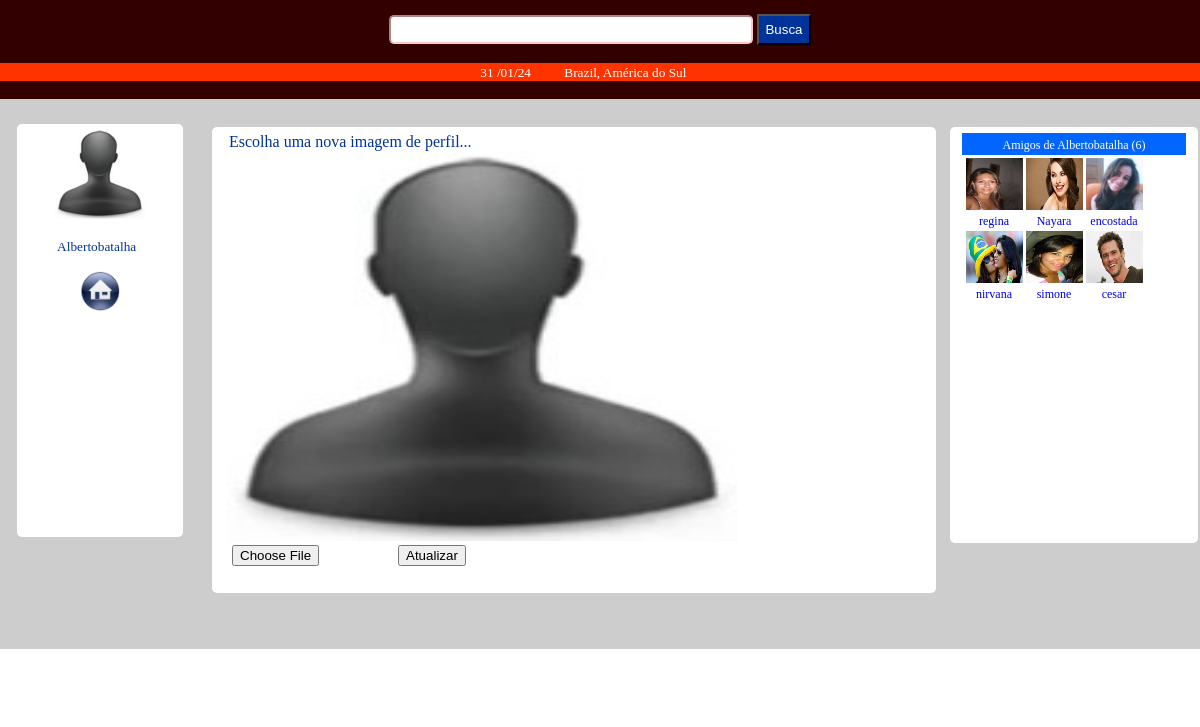
/perfil.php (signed in), run on the app's committed database.
### tables this page shows
CREATE TABLE IF NOT EXISTS `perfil` (
  `id` int(11) NOT NULL AUTO_INCREMENT,
  `nome` varchar(256) NOT NULL,
  `foto` varchar(256) NOT NULL,
  PRIMARY KEY (`id`)
);

CREATE TABLE IF NOT EXISTS `amigos` (
  `id` int(255) NOT NULL AUTO_INCREMENT,
  `nome` varchar(255) NOT NULL,
  `url` varchar(255) NOT NULL,
  `foto` varchar(255) NOT NULL,
  PRIMARY KEY (`id`)
);

### urlget.php (the view, shortened to what this page needs)
<?php
require 'conn.php';
?>
<html>
<head>
</head>
<body>
<?php
$nome=$_SESSION['nome'];
$sql="SELECT * FROM amigos WHERE nome='".$nome."'";
$resultado=$conexao->query($sql);
while($linha=$resultado->fetch_array(MYSQLI_BOTH))
		{
			   $url=$linha['url'];
			   $crop=substr($url, 12);
			   $foto2='perfil/'.$crop.'.jpg';
               $nome_cortado=substr($url, 12);
               echo '<div style="float:left;width:58px;padding:1px;font-size:9pt"><a href="'.$url.'" style="text-decoration:none;margin-left:1px;margin-top:4px"><img title="'.$nome_cortado.'" src="'.$foto2.'" width="57" height="52" border="0"><br>';
			   echo '<center>';
			   echo $nome_cortado;
			   echo '</center></a>';
			   echo '</div>';
	 }
?>
</body>
</html>

### perfil.php (shortened to what this page needs)
<?php
require 'functions.php';
?>
<!doctype html>
<html lang="en">
 <head>
  <link rel="stylesheet" type="text/css" href="style/stylo.css">
 </head>
 <body style="display:block!important;width:100%!important;z-index:2147483647!important;margin:0 auto!important;">
 <table cellspacing="0" cellpadding="0" width="100%" align="center">
<td width="400" height="" valign="top" align="center" bgcolor="330000">
<form action="ver.php" method="post" style="margin-top:14px">
<input type="text" name="busca" value="" style="margin-top:1opx;width:350px;background-color:#ffffff;border-color:#ffc6c6;color:#003366;font-weight:none;padding:5px;border-radius:5px;
-webkit-border-radius:5px;
-moz-border-radius:5px;"/>
<input type="submit" value="Busca" style="background-color:#003399;color:#ffffff;height:31px;font-weight:none;font-size:10pt"/>
</form>
<br>
<div style="background-color:#ff3300;">
<span style="font-size:10pt;color:#ffffff;text-align:left"><?php echo date("d /m/y");?>&nbsp;&nbsp;&nbsp;&nbsp;&nbsp;&nbsp;&nbsp;&nbsp;&nbsp;&nbsp;Brazil, América do Sul&nbsp;&nbsp;&nbsp;&nbsp;&nbsp;&nbsp;&nbsp;&nbsp;&nbsp;&nbsp;<?php ?></span>
</div>
<br>
</td>
</table>
<tr>
<table cellspacing="0" cellpadding="0" width="100%" align="center">
<td valign="top" align="center" style="color:#336600;font-size:10pt;background-color:#cdcdcd;padding:15px;
 color:#000000;height:20px;width:170px">
<fieldset style="border-radius:5px;
-webkit-border-radius:5px;
-moz-border-radius:5px;border:none;margin-top:10px;background-color:#ffffff;height:400px">
<?php
$nome=$_SESSION['nome'];
$sql=mysql_query("select*from perfil where nome='$nome' LIMIT 1");
while($linha=mysql_fetch_array($sql))
		{
		       $nome=$linha['nome'];
			   $foto=$linha['foto'];
			   $picture='<img alt="?" style="color:#ffffff;font-size:36pt;font-weight:bold;margin-left:3px;margin-right:3px" src="'.$foto.'" width="100" height="100">';
			   $picture3='<img alt="?" style="color:#ffffff;font-size:36pt;font-weight:bold;margin-left:3px;margin-right:3px" src="img/figura.jpg" width="90" height="90">';
				$pasta="perfil/";
$tipo=".jpg";
$foto2=$nome.$tipo;
$duplo=$pasta.$foto2;
if(file_exists($duplo)){
            echo '<div style="background-color:none;width:105px;height:115px;"><br>'.$picture.'</div>';
}
else
			{
echo $picture3.'<br>';
		}
			echo '<a style="text-decoration:none" href="whatch.php"><span style="color:#003399;font-size:10pt;font-weight:none"><br>'.ucwords($nome).'&nbsp;&nbsp;</span></a><br><br>';
        }
?>
<a href="whatch.php" style=""><img title="PÁGINA INICIAL" src="img/homepage.png" width="40" height="40"></a>
</fieldset>
</td>
<td style="padding-left:10px;padding-right:10px;border:10px" width="" valign="top" align="left" height="550" bgcolor="#cdcdcd">
<br>
<fieldset style="border-radius:5px;
-webkit-border-radius:5px;
-moz-border-radius:5px;border:none;margin-top:10px;background-color:#ffffff;height:450px">
<div style="background-color:none;border:2px;width:510px">
<span style='color:#003399;align:right;margin-left:5px;'>Escolha uma nova imagem de perfil...&nbsp;</span>
<br>
<?php
$nome=$_SESSION['nome'];
$sql=mysql_query("select*from perfil where nome='$nome' LIMIT 1");
while($linha=mysql_fetch_array($sql))
		{
		       $nome=$linha['nome'];
			   $foto=$linha['foto'];
			   $picture='<img alt="?" style="color:#ffffff;font-size:36pt;font-weight:bold;margin-left:3px;margin-right:3px" src="'.$foto.'" width="500" height="390">';
			   $picture3='<img alt="?" style="color:#ffffff;font-size:36pt;font-weight:bold;margin-left:3px;margin-right:3px" src="img/figura.jpg" width="510" height="390">';
				$pasta="perfil/";
$tipo=".jpg";
$foto2=$nome.$tipo;
$duplo=$pasta.$foto2;
if(file_exists($duplo)){
            echo '<div style="background-color:none;width:105px;height:115px;"><br>'.$picture.'</div>';
}
else
			{
echo $picture3.'<br>';
		}
        }
?>
<form name="form" action="update2.php" method="post" enctype="multipart/form-data" style="background-image: url(img/0.jpg);height:px;background-color:#ffffff" OnSubmit="return validacao();">
&nbsp;&nbsp;<input type="file" name="foto" size="48" style="color:#ffffff;width:150px">
<input type="submit" value="Atualizar">
</form>
</fieldset>
</td>
<td style="padding-left:0px;border:0px;" width="220" valign="top" align="left" width="" height="550" bgcolor="#cdcdcd">
<br>
<fieldset style="border-radius:5px;
-webkit-border-radius:5px;
-moz-border-radius:5px;border:none;margin-top:10px;background-color:#ffffff;height:400px">
<div align="center" style="background-color:#0066ff;color:#ffffff;text-align:center;width:220px;padding:2px;">
<?php
$nome=$_SESSION['nome'];
$sql=mysql_query("select*from amigos where nome='$nome'");
$rows=mysql_num_rows($sql);
echo '<span style="font-size:9pt;">Amigos de '.ucwords($_SESSION['nome']).'&nbsp;('.$rows.')<br>';
?>
</div>
<div align="center" style="background-color:#ffffff;color:#0033cc;text-align:center;width:220px;padding:2px;">
<?php
include "urlget.php";
?>
</div>
</td>
</tr>
<tr>
<table cellspacing="0" cellpadding="0" width="100%" align="center">
<td width="400" height="" valign="top" align="center" style="color:#336600;font-size:10pt;background-color:#ffffff; #0066cc;padding:15px;height:20px;">
</td>
</table>
</tr>
 </body>
</html>

### data on the page
perfil: nome "Albertobatalha"
amigos: shows a picture, url "regina"
amigos: shows a picture, url "Nayara"
amigos: shows a picture, url "encostada"
amigos: shows a picture, url "nirvana"
amigos: shows a picture, url "simone"
amigos: shows a picture, url "cesar"

### other printed values
$_SESSION['nome'] "Albertobatalha"
$rows "6"
